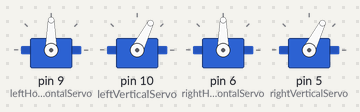
A sketch run on a simulated Arduino Uno, built with avr-gcc and run on an emulated ATmega328P. On the bench: 4 × servo.

Above: at 0.05 s.
At 0.65 s:
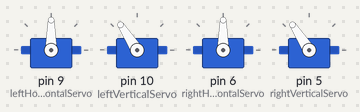
At 0.95 s:
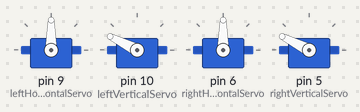
At 1.4 s:
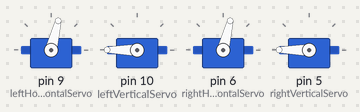
At 1.9 s:
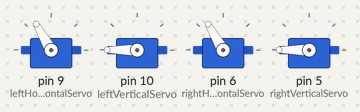
At 3.8 s:
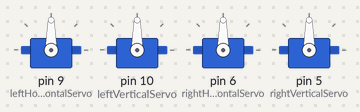
Timing chart, 0 to 8.8 s (numbered marks = the images above):
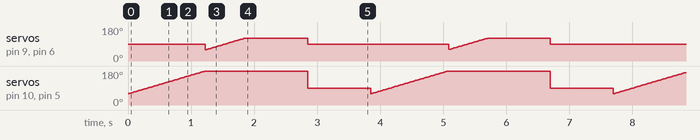

The sketch:

arduino.ino
```cpp
#include <Servo.h>

Servo leftHorizontalServo;
Servo leftVerticalServo;
Servo rightHorizontalServo;
Servo rightVerticalServo;

int horizontalPos = 90;  // Initial horizontal position (centered)
int verticalPos = 90;    // Initial vertical position (centered)

void setup() {
  leftHorizontalServo.attach(9);    // Attach the left horizontal servo to digital pin 9
  leftVerticalServo.attach(10);     // Attach the left vertical servo to digital pin 10
  rightHorizontalServo.attach(6);   // Attach the right horizontal servo to digital pin 6
  rightVerticalServo.attach(5);     // Attach the right vertical servo to digital pin 5

  leftHorizontalServo.write(horizontalPos);  // Set the initial left horizontal position
  leftVerticalServo.write(verticalPos);      // Set the initial left vertical position
  rightHorizontalServo.write(horizontalPos); // Set the initial right horizontal position
  rightVerticalServo.write(verticalPos);     // Set the initial right vertical position
}

void loop() {
    // Move both eyes vertically from top to bottom
  for (verticalPos = 60; verticalPos <= 180; verticalPos++) {
    rightVerticalServo.write(verticalPos);
    leftVerticalServo.write(verticalPos);

    delay(10); // Adjust this delay for the desired speed of movement
  }
  // Move both eyes horizontally from left to right
  for (horizontalPos = 60; horizontalPos <= 120; horizontalPos++) {

    rightHorizontalServo.write(horizontalPos);
    leftHorizontalServo.write(horizontalPos);
    delay(10); // Adjust this delay for the desired speed of movement
  }


  delay(1000);  // Pause for a moment

  // Return both eyes to the center position
  leftHorizontalServo.write(90);
  leftVerticalServo.write(90);
  rightHorizontalServo.write(90);
  rightVerticalServo.write(90);

  delay(1000);  // Pause before repeating the movement
}
```
